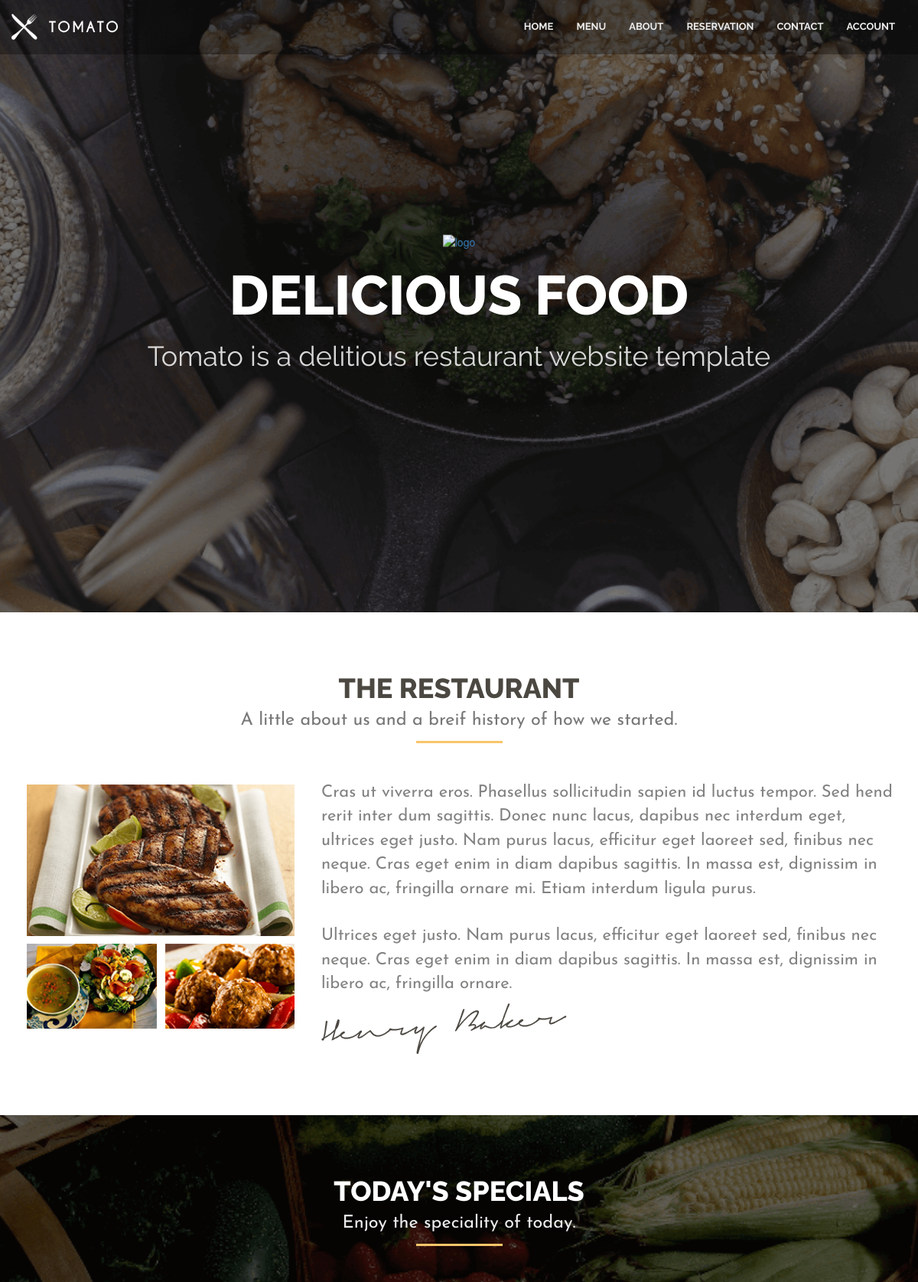
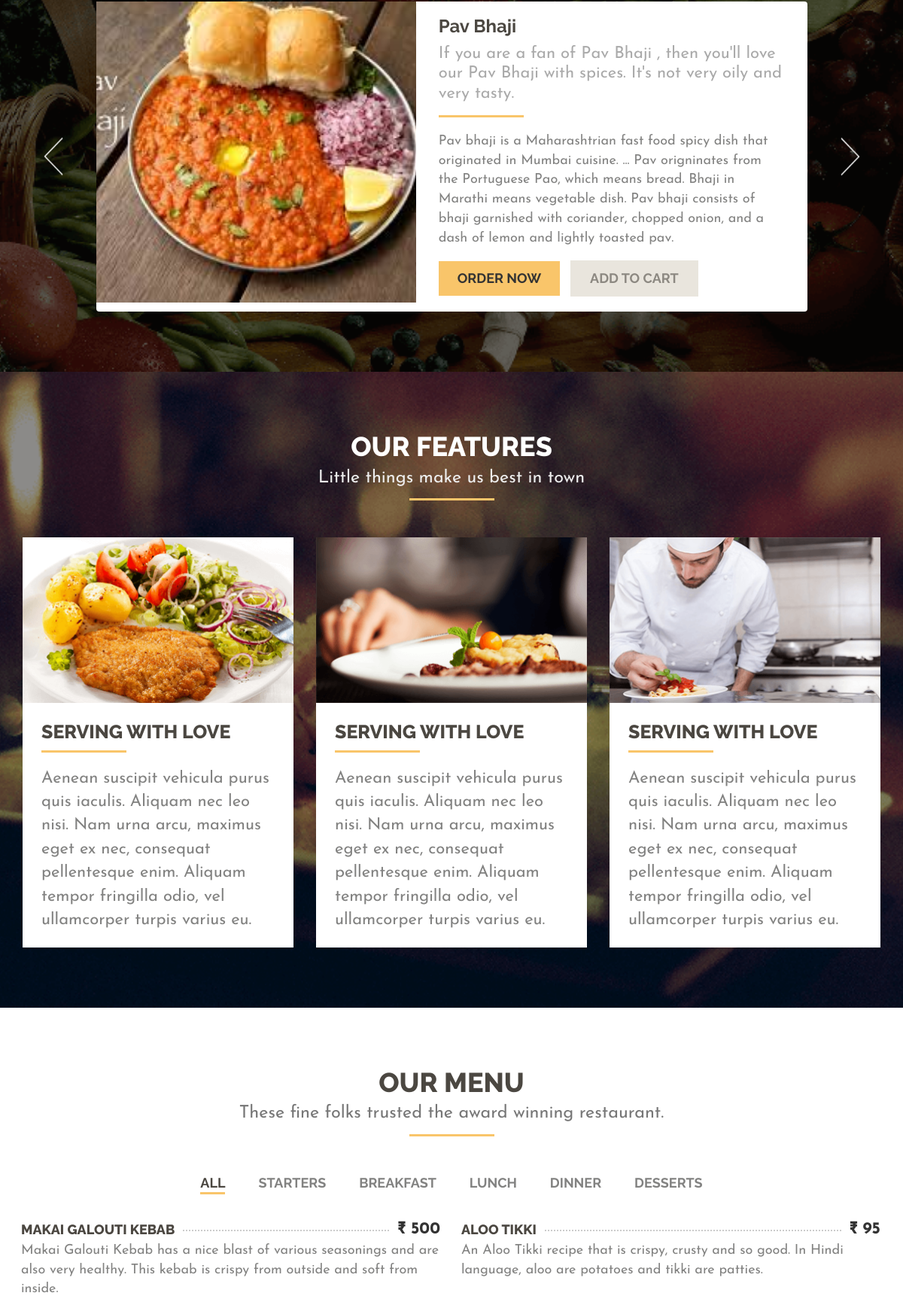
The page / (upper part) on the database its author committed (2 pictures, top to bottom).
### management/models.py (models this page shows, shortened)
class todaySpecial(models.Model):
    title = models.CharField(max_length=200,null=True,blank=True)
    img = models.FileField(null=True,blank=True)
    tagline =  models.TextField(null=True,blank=True)
    des = models.TextField(null=True,blank=True)

class Category(models.Model):
    name = models.CharField(max_length=20,null=True,blank=True)
    def __str__(self):
        return self.name

class Dish(models.Model):
    title = models.CharField(max_length=30,null=True,blank=True)
    des = models.TextField(null=True,blank=True)
    img = models.FileField(null=True,blank=True)
    img1 = models.FileField(null=True,blank=True)
    img2 = models.FileField(null=True,blank=True)
    mrp = models.IntegerField(null=True,blank=True)
    price = models.IntegerField(null=True,blank=True)
    available = models.BooleanField(default=True,null=True,blank=True)
    cat = models.ForeignKey(Category,on_delete=models.CASCADE,null=True,blank=True)

### customer/views.py (the view)
# urls.py: 2. Add a URL to urlpatterns:  path('', Home.as_view(), name='home')
def Home(request):
    if request.user.is_staff:
        return redirect('AdminHome')
    else:
        cat = Category.objects.all()
        dishes = Dish.objects.filter(available=True)
        special = todaySpecial.objects.all()
        if request.user.is_anonymous:
            d = {'cat':cat,'dishes':dishes,'special':special}
        else:
            Cartdish , total = Total(request.user)
            d = {'cat':cat,'dishes':dishes,'Cartdish':Cartdish,'total':total,'special':special}
        return render(request,'index.html',d)

### templates/index.html (shortened to what this page needs)
{% extends 'base.html' %}
{% block body %}
{% load static %}
            <section class="home">
                <div class="tittle-block">
                    <div class="logo">
                        <a href="index-2.html">
                            <img src="{% static 'img/logo.png ' %}" alt="logo">
                        </a>
                    </div>
                    <h1>DELICIOUS Food</h1>
                    <h2>Tomato is a delitious restaurant website template</h2>
                </div>
            </section>
            <section class="about" id="about">
                <div class="container">
                    <div class="row">
                        <div class="col-md-12">
                            <div class="page-header wow fadeInDown">
                                <h1>the restaurant<small>A little about us and a breif history of how we
                                        started.</small></h1>
                            </div>
                        </div>
                    </div>
                    <div class="row wow fadeInUp">
                        <div class="col-md-4">
                            <div class="container-fluid">
                                <div class="row">
                                    <div class="col-xs-12 hidden-sm about-photo">
                                        <div class="image-thumb">
                                            <img src="{% static 'img/thumb1.png' &}" data-mfp-src="{% static 'img/fullImages/pic1.jpg' %}"
                                                class="img-responsive" alt="logo">
                                        </div>
                                    </div>
                                </div>
                                <div class="row">
                                    <div class="col-sm-6 about-photo hidden-xs">
                                        <img src="{% static 'img/thumb2.png' %}" data-mfp-src="{% static 'img/fullImages/pic2.jpg' %}"
                                            class="img-responsive" alt="logo">
                                    </div>
                                    <div class="col-sm-6 about-photo hidden-xs">
                                        <img src="{% static 'img/thumb3.png' %}" data-mfp-src="{% static 'img/fullImages/pic3.jpg' %}"
                                            class="img-responsive" alt="logo">
                                    </div>
                                </div>
                            </div>
                        </div>
                        <div class="col-md-8">
                            <p>
                                Cras ut viverra eros. Phasellus sollicitudin sapien id luctus tempor. Sed hend rerit
                                inter dum sagittis. Donec nunc lacus, dapibus nec interdum eget, ultrices eget justo.
                                Nam purus lacus, efficitur eget laoreet sed, finibus nec neque. Cras eget enim in diam
                                dapibus sagittis. In massa est, dignissim in libero ac, fringilla ornare mi. Etiam
                                interdum ligula purus.
                            </p>
                            <br>
                            <p>
                                Ultrices eget justo. Nam purus lacus, efficitur eget laoreet sed, finibus nec neque.
                                Cras eget enim in diam dapibus sagittis. In massa est, dignissim in libero ac, fringilla
                                ornare.
                            </p>
                            <img src="{% static 'img/signature.png' %}" alt="signature">
                        </div>
                    </div>
                </div>
            </section>
            <section class="special">
                <div class="container">
                    <div class="row">
                        <div class="col-md-12">
                            <div class="page-header wow fadeInDown">
                                <h1 class="white">today's specials<small>Enjoy the speciality of today.</small></h1>
                            </div>
                        </div>
                    </div>
                    <div class="row wow fadeInUp">
                        <div class="col-md-offset-1 col-md-10">
                            <div class="flexslider special-slider">
                                <ul class="slides">
                                    {% for i in special %}
                                    <li>
                                        <div class="slider-img">
                                            <img src = {{ i.img.url }} alt="" /
                                            style="height: 400px;
                                                    object-fit:cover">
                                        </div>
                                        <div class="slider-content">
                                            <div class="page-header">
                                                <h1>{{ i.title }}<small>{{ i.tagline}}</small></h1>
                                            </div>
                                            <p>{{ i.des }}</p>
                                            <a class="btn btn-default" href="{% url 'shop' i.id %}" role="button">Order now</a>
                                            <a class="btn btn-secondary" href="{% url 'shop' i.id %}" role="button">Add to
                                                cart</a>
                                        </div>
                                    </li>
                                    {% endfor %}
                                </ul>
                                <div class="direction-nav hidden-sm">
                                    <div class="next">
                                        <a><img src="{% static 'img/right-arrow.png' %}" alt="" /></a>
                                    </div>
                                    <div class="prev">
                                        <a><img src="{% static 'img/left-arrow.png' %}" alt="" /></a>
                                    </div>
                                </div>
                            </div>
                        </div>
                    </div>
                </div>
            </section>
            <section class="features">
                <div class="container">
                    <div class="row">
                        <div class="col-md-12">
                            <div class="page-header wow fadeInDown">
                                <h1 class="white">Our features<small>Little things make us best in town</small></h1>
                            </div>
                        </div>
                    </div>
                    <div class="row wow fadeInUp">
                        <div class="col-md-4 col-sm-6">
                            <div class="features-tile">
                                <div class="features-img">
                                    <img src="{% static 'img/thumb5.png' %}" alt="" />
                                </div>
                                <div class="features-content">
                                    <div class="page-header">
                                        <h1>Serving with love</h1>
                                    </div>
                                    <p>Aenean suscipit vehicula purus quis iaculis. Aliquam nec leo nisi. Nam urna arcu,
                                        maximus eget ex nec, consequat pellentesque enim. Aliquam tempor fringilla odio,
                                        vel ullamcorper turpis varius eu.</p>
                                </div>
                            </div>
                        </div>
                        <div class="col-md-4 col-sm-6">
                            <div class="features-tile">
                                <div class="features-img">
                                    <img src="{% static 'img/thumb6.png' %}" alt="" />
                                </div>
                                <div class="features-content">
                                    <div class="page-header">
                                        <h1>Serving with love</h1>
                                    </div>
                                    <p>Aenean suscipit vehicula purus quis iaculis. Aliquam nec leo nisi. Nam urna arcu,
                                        maximus eget ex nec, consequat pellentesque enim. Aliquam tempor fringilla odio,
                                        vel ullamcorper turpis varius eu.</p>
                                </div>
                            </div>
                        </div>
                        <div class="col-md-4 col-sm-6">
                            <div class="features-tile">
                                <div class="features-img">
                                    <img src="{% static 'img/thumb7.png' %}" alt="" />
                                </div>
                                <div class="features-content">
                                    <div class="page-header">
                                        <h1>Serving with love</h1>
                                    </div>
                                    <p>Aenean suscipit vehicula purus quis iaculis. Aliquam nec leo nisi. Nam urna arcu,
                                        maximus eget ex nec, consequat pellentesque enim. Aliquam tempor fringilla odio,
                                        vel ullamcorper turpis varius eu.</p>
                                </div>
                            </div>
                        </div>
                    </div>
                </div>
            </section>
            <section class="menu">
                <div class="container">
                    <div class="row">
                        <div class="col-md-12">
                            <div class="page-header wow fadeInDown">
                                <h1>Our menu<small>These fine folks trusted the award winning restaurant.</small></h1>
                            </div>
                        </div>
                    </div>
                    <div class="food-menu wow fadeInUp">
                        <div class="row">
                            <div class="col-md-12">
                                <div class="menu-tags">
                                    <span data-filter="*" class="tagsort-active">All</span>
                                    {% for i in cat %}
                                    <span data-filter=".{{i}}">{{i}}</span>
                                    {% endfor %}
                                </div>
                            </div>
                        </div>
                        <div class="row menu-items">
                            {% for i in dishes %}
                            <div class="menu-item col-sm-6 col-xs-12 {{i.cat}}">
                                <div class="clearfix menu-wrapper">
                                    <h4>{{i.title}}</h4>
                                    <span class="price">&#8377; {{i.price}}</span>
                                    <div class="dotted-bg"></div>
                                </div>
                                <p>{{i.des}}</p>
                            </div>
                            {% endfor %}
                        </div>
                    </div>
                </div>
            </section>
{% endblock body %}

### rows shown on the page
todaySpecial: img (picture), title "Pav Bhaji", tagline "If you are a fan of Pav Bhaji , then you'll love our Pav Bhaji with spices. It's not very oily and very tasty.", des "Pav bhaji is a Maharashtrian fast food spicy dish that originated in Mumbai cuisine. ... Pav origninates from the Portuguese Pao, which means bread. Bhaji in Marathi means vegetable dish. Pav bhaji consists of bhaji garnished with coriander, chopped onion, and a dash of lemon and lightly toasted pav."
Category: name "STARTERS"
Category: name "BREAKFAST"
Category: name "LUNCH"
Category: name "DINNER"
Category: name "DESSERTS"
Dish: title "MAKAI GALOUTI KEBAB", price "500", des "Makai Galouti Kebab has a nice blast of various seasonings and are also very healthy. This kebab is crispy from outside and soft from inside."
Dish: title "ALOO TIKKI", price "95", des "An Aloo Tikki recipe that is crispy, crusty and so good. In Hindi language, aloo are potatoes and tikki are patties."
